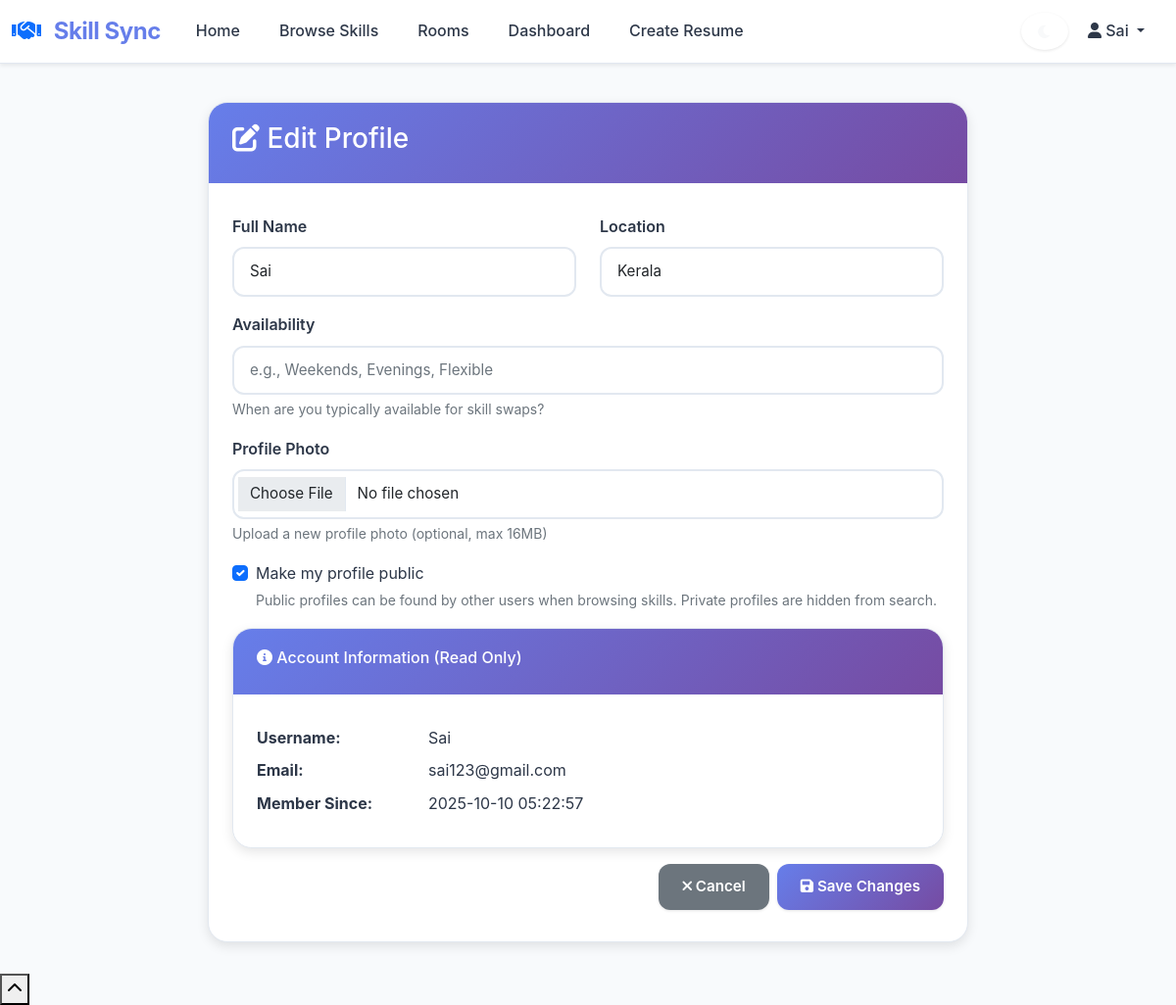
/edit_profile (signed in), run on the app's committed database.
### tables this page shows
CREATE TABLE users (
            id INTEGER PRIMARY KEY AUTOINCREMENT,
            username TEXT UNIQUE NOT NULL,
            email TEXT UNIQUE NOT NULL,
            password_hash TEXT NOT NULL,
            name TEXT NOT NULL,
            location TEXT,
            profile_photo TEXT,
            is_public INTEGER DEFAULT 1,
            availability TEXT,
            is_admin INTEGER DEFAULT 0,
            is_banned INTEGER DEFAULT 0,
            created_at TIMESTAMP DEFAULT CURRENT_TIMESTAMP
        );

### app.py (the view, shortened to what this page needs)
@app.route('/edit_profile', methods=['GET', 'POST'])
def edit_profile():
    if 'user_id' not in session:
        return redirect(url_for('login'))
    conn = get_db_connection()
    user_id = session['user_id']
    user = conn.execute('SELECT * FROM users WHERE id = ?', (user_id,)).fetchone()
    conn.close()
    return render_template('edit_profile.html', user=user)

### app.py (called while the page is built)
def get_db_connection():
    conn = sqlite3.connect('skillswap.db')
    conn.row_factory = sqlite3.Row
    return conn

### templates/edit_profile.html (shortened to what this page needs)
{% extends "base.html" %}
{% block content %}
<div class="row justify-content-center">
    <div class="col-lg-8">
        <div class="card">
            <div class="card-header">
                <h3><i class="fas fa-edit"></i> Edit Profile</h3>
            </div>
            <div class="card-body">
                <form method="POST" enctype="multipart/form-data">
                    <div class="row mb-3">
                        <div class="col-md-6">
                            <label for="name" class="form-label">Full Name</label>
                            <input type="text" class="form-control" name="name" value="{{ user.name }}" required>
                        </div>
                        <div class="col-md-6">
                            <label for="location" class="form-label">Location</label>
                            <input type="text" class="form-control" name="location" value="{{ user.location or '' }}"
                                   placeholder="City, Country">
                        </div>
                    </div>
                    <div class="mb-3">
                        <label for="availability" class="form-label">Availability</label>
                        <input type="text" class="form-control" name="availability" value="{{ user.availability or '' }}"
                               placeholder="e.g., Weekends, Evenings, Flexible">
                        <div class="form-text">When are you typically available for skill swaps?</div>
                    </div>
                    <div class="mb-3">
                        <label for="profile_photo" class="form-label">Profile Photo</label>
                        <input type="file" class="form-control" name="profile_photo" accept="image/*">
                        <div class="form-text">Upload a new profile photo (optional, max 16MB)</div>
                    </div>
                    <div class="mb-3">
                        <div class="form-check">
                            <input class="form-check-input" type="checkbox" name="is_public"
                                   {{ 'checked' if user.is_public else '' }}>
                            <label class="form-check-label">
                                Make my profile public
                            </label>
                            <div class="form-text">
                                Public profiles can be found by other users when browsing skills.
                                Private profiles are hidden from search.
                            </div>
                        </div>
                    </div>
                    <div class="card mb-3">
                        <div class="card-header">
                            <h6><i class="fas fa-info-circle"></i> Account Information (Read Only)</h6>
                        </div>
                        <div class="card-body">
                            <div class="row mb-2">
                                <div class="col-sm-3"><strong>Username:</strong></div>
                                <div class="col-sm-9">{{ user.username }}</div>
                            </div>
                            <div class="row mb-2">
                                <div class="col-sm-3"><strong>Email:</strong></div>
                                <div class="col-sm-9">{{ user.email }}</div>
                            </div>
                            <div class="row mb-0">
                                <div class="col-sm-3"><strong>Member Since:</strong></div>
                                <div class="col-sm-9">{{ user.created_at }}</div>
                            </div>
                        </div>
                    </div>
                    <div class="d-grid gap-2 d-md-flex justify-content-md-end">
                        <a href="{{ url_for('profile') }}" class="btn btn-secondary">
                            <i class="fas fa-times"></i> Cancel
                        </a>
                        <button type="submit" class="btn btn-primary">
                            <i class="fas fa-save"></i> Save Changes
                        </button>
                    </div>
                </form>
            </div>
        </div>
    </div>
</div>
{% endblock %}

### static/css/style.css (style rules this page uses)
:root { --primary: #667eea; --primary-dark: #5a67d8; --primary-light: #a5b4fc; --secondary: #764ba2; --accent: #ffd89b; --success: #10b981; --danger: #ef4444; --warning: #f59e0b; --bg-light: #f8fafc; --bg-white: #ffffff; --bg-dark: #1a1a2e; --text-main: #2d3748; --text-muted: #718096; --text-light: #a0aec0; --border-light: #e2e8f0; --shadow-sm: 0 1px 3px rgba(0, 0, 0, 0.1); --shadow-md: 0 4px 12px rgba(0, 0, 0, 0.1); --shadow-lg: 0 10px 25px rgba(0, 0, 0, 0.15); --radius-sm: 8px; --radius-md: 12px; --radius-lg: 20px; }
body { font-family: 'Inter', 'Segoe UI', -apple-system, BlinkMacSystemFont, sans-serif; background: var(--bg-light); color: var(--text-main); min-height: 100vh; padding-top: 80px; font-size: 1rem; line-height: 1.6; -webkit-font-smoothing: antialiased; -moz-osx-font-smoothing: grayscale; }
.card { border: 1px solid var(--border-light); border-radius: var(--radius-lg); box-shadow: var(--shadow-md); background: var(--bg-white); margin-bottom: 2rem; transition: all 0.3s ease; overflow: hidden; }
.card-header { background: linear-gradient(135deg, var(--primary) 0%, var(--secondary) 100%); color: white; font-weight: 600; border-bottom: none; border-radius: var(--radius-lg) var(--radius-lg) 0 0; font-size: 1.1rem; padding: 1.25rem 1.5rem; }
.card-body { padding: 2rem 1.5rem; }
.btn { border-radius: var(--radius-md); font-weight: 600; padding: 0.75rem 1.5rem; font-size: 0.95rem; transition: all 0.3s ease; box-shadow: var(--shadow-sm); border: none; position: relative; overflow: hidden; }
.btn::before { content: ''; position: absolute; top: 0; left: -100%; width: 100%; height: 100%; background: linear-gradient(90deg, transparent, rgba(255, 255, 255, 0.2), transparent); transition: left 0.5s; }
.btn-primary { background: linear-gradient(135deg, var(--primary) 0%, var(--secondary) 100%); color: white; }
.form-control, .form-select { border-radius: var(--radius-md); border: 2px solid var(--border-light); box-shadow: none; transition: all 0.2s ease; padding: 0.75rem 1rem; font-size: 0.95rem; background: var(--bg-white); }
.form-label { font-weight: 600; color: var(--text-main); margin-bottom: 0.5rem; }

### data on the page
users: name "Sai", location "Kerala", username "Sai", email "sai123@gmail.com", created_at "2025-10-10 05:22:57"

### other printed values
{{ session.username }} "Sai"
